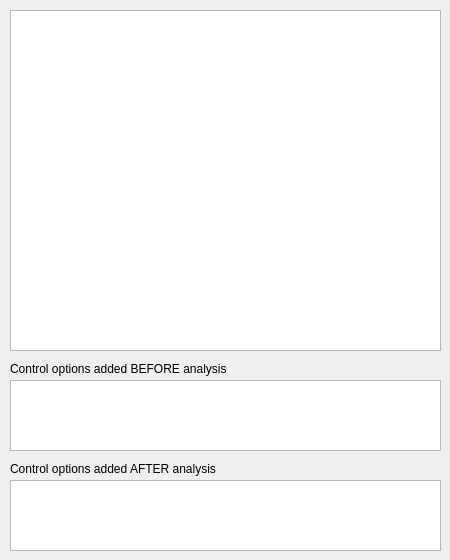
    <widget class="QWidget" name="tab_2">
     <attribute name="title">
      <string>Sim Netlist</string>
     </attribute>
     <widget class="QPlainTextEdit" name="plainTextEditSim">
      <property name="geometry">
       <rect>
        <x>10</x>
        <y>10</y>
        <width>431</width>
        <height>341</height>
       </rect>
      </property>
     </widget>
     <widget class="QLabel" name="label_3">
      <property name="geometry">
       <rect>
        <x>10</x>
        <y>360</y>
        <width>271</width>
        <height>17</height>
       </rect>
      </property>
      <property name="text">
       <string>Control options added BEFORE analysis</string>
      </property>
     </widget>
     <widget class="QPlainTextEdit" name="plainTextEditAddBefore">
      <property name="geometry">
       <rect>
        <x>10</x>
        <y>380</y>
        <width>431</width>
        <height>71</height>
       </rect>
      </property>
     </widget>
     <widget class="QLabel" name="label_2">
      <property name="geometry">
       <rect>
        <x>10</x>
        <y>460</y>
        <width>271</width>
        <height>17</height>
       </rect>
      </property>
      <property name="text">
       <string>Control options added AFTER analysis</string>
      </property>
     </widget>
     <widget class="QPlainTextEdit" name="plainTextEditAddAfter">
      <property name="geometry">
       <rect>
        <x>10</x>
        <y>480</y>
        <width>431</width>
        <height>71</height>
       </rect>
      </property>
     </widget>
    </widget>
